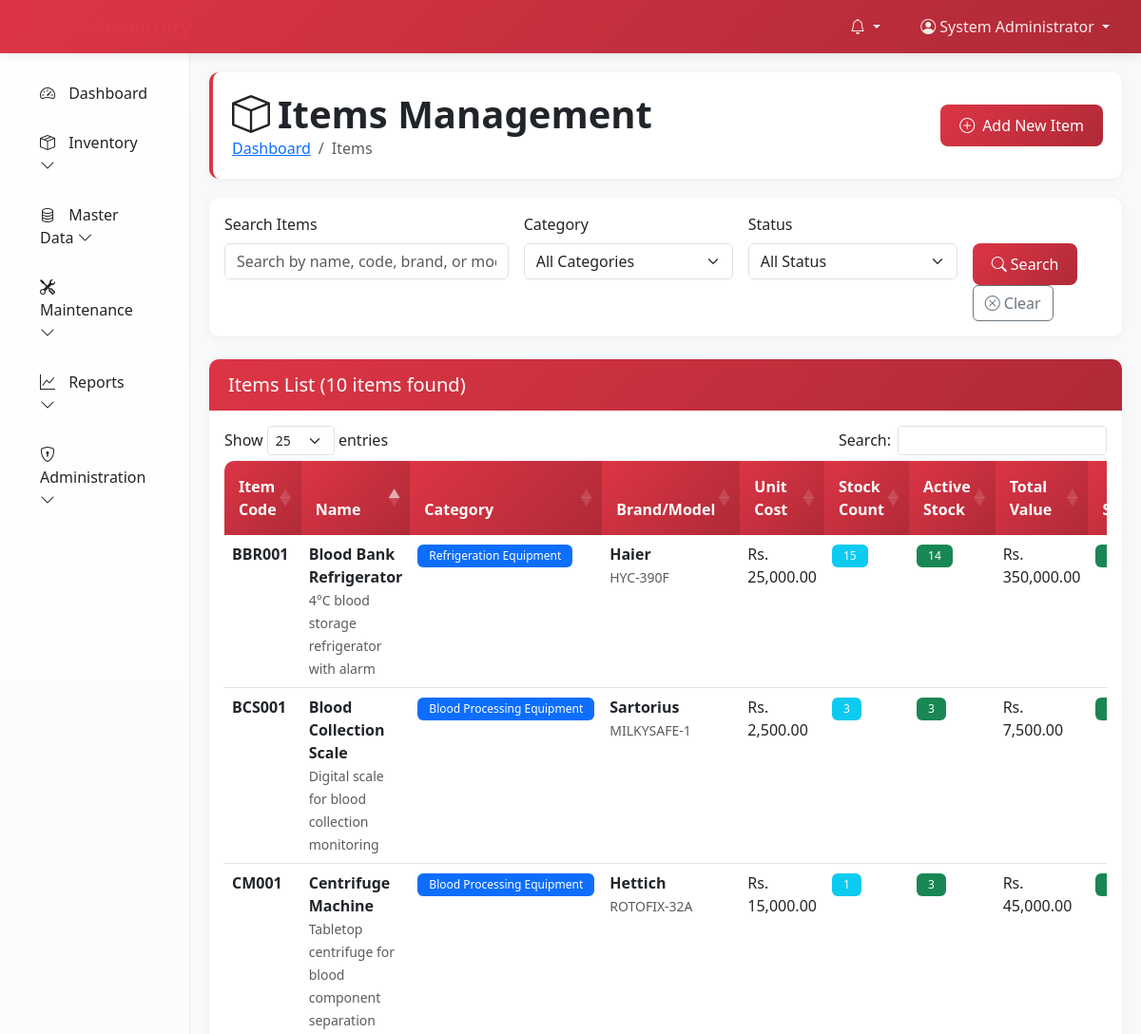
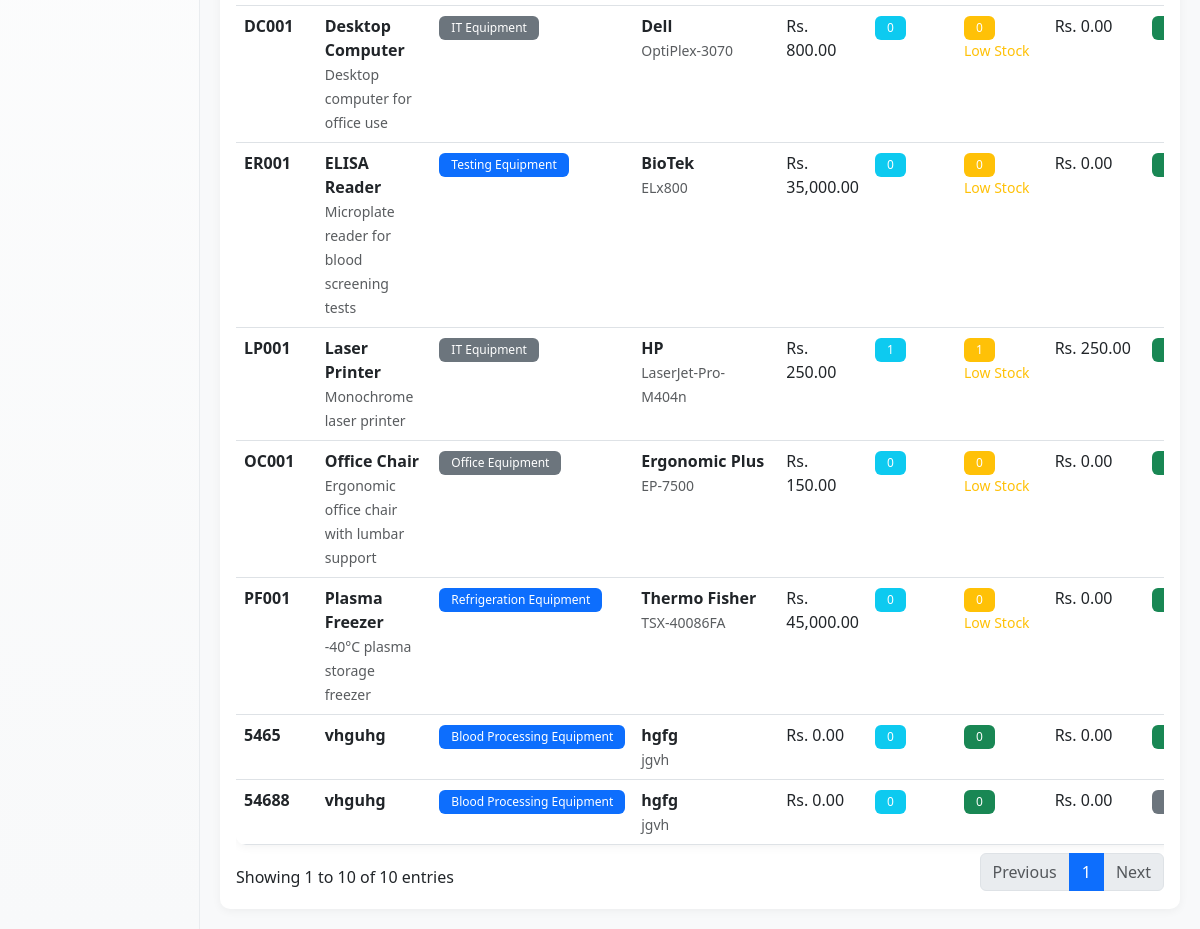
/pages/items/index.php (signed in), run on the app's committed database (2 pictures, top to bottom).
### tables this page shows
CREATE TABLE IF NOT EXISTS `items` (
  `id` int NOT NULL AUTO_INCREMENT,
  `name` varchar(200) NOT NULL,
  `code` varchar(50) NOT NULL,
  `category_id` int NOT NULL,
  `brand` varchar(100) DEFAULT NULL,
  `model` varchar(100) DEFAULT NULL,
  `description` text,
  `unit_of_measure` varchar(20) DEFAULT 'pcs',
  `unit_cost` decimal(10,2) DEFAULT '0.00',
  `reorder_level` int DEFAULT '0',
  `qr_code` varchar(255) DEFAULT NULL,
  `is_active` tinyint(1) NOT NULL DEFAULT '1',
  `created_at` timestamp NULL DEFAULT CURRENT_TIMESTAMP,
  `updated_at` timestamp NULL DEFAULT CURRENT_TIMESTAMP ON UPDATE CURRENT_TIMESTAMP,
  PRIMARY KEY (`id`),
  UNIQUE KEY `code` (`code`),
  KEY `category_id` (`category_id`)
);

CREATE TABLE IF NOT EXISTS `categories` (
  `id` int NOT NULL AUTO_INCREMENT,
  `name` varchar(100) NOT NULL,
  `code` varchar(20) NOT NULL,
  `type` enum('medical','non_medical') NOT NULL DEFAULT 'medical',
  `description` text,
  `is_active` tinyint(1) NOT NULL DEFAULT '1',
  `created_at` timestamp NULL DEFAULT CURRENT_TIMESTAMP,
  `updated_at` timestamp NULL DEFAULT CURRENT_TIMESTAMP ON UPDATE CURRENT_TIMESTAMP,
  PRIMARY KEY (`id`),
  UNIQUE KEY `code` (`code`)
);

### config/config.php (called while the page is built, shortened)
<?php
require_once 'database.php';
function formatCurrency($amount) {
    $amount = is_numeric($amount) ? $amount : 0;
    return 'Rs. ' . number_format($amount, 2);
}
function isLoggedIn() {
    return !empty($_SESSION['user_id']);
}
function hasRole($required_roles) {
    return in_array($_SESSION['user_role'], $required_roles);
}
?>

### config/database.php (called while the page is built, shortened)
<?php
function getDatabaseConnection() {
    static $connection = null;
    if ($connection === null) {
        try {
            $connection = new mysqli(DB_HOST, DB_USERNAME, DB_PASSWORD, DB_NAME);
            $connection->set_charset(DB_CHARSET);
            $connection->query("SET time_zone = '+05:30'");
        } catch (Exception $e) {
            error_log("Database connection error: " . $e->getMessage());
            die("Database connection failed. Please check configuration.");
        }
    }
    return $connection;
}
function executeQuery($query, $params = [], $types = '') {
    $conn = getDatabaseConnection();
    $stmt = $conn->prepare($query);
    $result = $stmt->execute();
    return $stmt;
}
function fetchAll($query, $params = [], $types = '') {
    $stmt = executeQuery($query, $params, $types);
    $result = $stmt->get_result();
    return $result->fetch_all(MYSQLI_ASSOC);
}
?>

### pages/items/index.php (the view, shortened to what this page needs)
<?php
require_once '../../config/config.php';
$search = $_GET['search'] ?? '';
$query = "
    SELECT i.*, c.name as category_name, c.type as category_type,
           COUNT(inv.id) as stock_count,
           SUM(CASE WHEN inv.status = 'active' THEN inv.quantity ELSE 0 END) as active_stock,
           SUM(CASE WHEN inv.status = 'active' THEN inv.quantity * inv.unit_cost ELSE 0 END) as total_value
    FROM items i
    LEFT JOIN categories c ON i.category_id = c.id
    LEFT JOIN inventory inv ON i.id = inv.item_id
    WHERE 1=1
";
$params = [];
$types = '';
$query .= " GROUP BY i.id ORDER BY i.name";
$items = fetchAll($query, $params, $types);
include '../../includes/header.php';
?>
<div class="page-header fade-in">
    <div class="d-flex justify-content-between align-items-center">
        <div>
            <h1><i class="bi bi-box me-2"></i>Items Management</h1>
            <nav aria-label="breadcrumb">
                <ol class="breadcrumb">
                    <li class="breadcrumb-item"><a href="/pages/dashboard.php">Dashboard</a></li>
                    <li class="breadcrumb-item active">Items</li>
                </ol>
            </nav>
        </div>
        <?php if (hasRole(['admin', 'inventory_manager'])): ?>
            <div>
                <a href="add.php" class="btn btn-primary">
                    <i class="bi bi-plus-circle me-2"></i>Add New Item
                </a>
            </div>
        <?php endif; ?>
    </div>
</div>
<div class="card mb-4 fade-in">
    <div class="card-body">
        <form method="GET" class="row g-3">
            <div class="col-md-4">
                <label for="search" class="form-label">Search Items</label>
                <input type="text" class="form-control" id="search" name="search"
                       value="<?php echo htmlspecialchars($search); ?>"
                       placeholder="Search by name, code, brand, or model...">
            </div>
            <div class="col-md-3">
                <label for="category" class="form-label">Category</label>
                <select class="form-select" id="category" name="category">
                    <option value="">All Categories</option>
                </select>
            </div>
            <div class="col-md-3">
                <label for="status" class="form-label">Status</label>
                <select class="form-select" id="status" name="status">
                    <option value="">All Status</option>
                </select>
            </div>
            <div class="col-md-2">
                <label class="form-label">&nbsp;</label>
                <div>
                    <button type="submit" class="btn btn-primary me-2">
                        <i class="bi bi-search"></i> Search
                    </button>
                    <a href="index.php" class="btn btn-outline-secondary">
                        <i class="bi bi-x-circle"></i> Clear
                    </a>
                </div>
            </div>
        </form>
    </div>
</div>
<div class="card fade-in">
    <div class="card-header">
        <h5 class="mb-0">Items List (<?php echo count($items); ?> items found)</h5>
    </div>
    <div class="card-body">
        <div class="table-responsive">
            <table class="table table-hover" id="itemsTable">
                <thead>
                    <tr>
                        <th>Item Code</th>
                        <th>Name</th>
                        <th>Category</th>
                        <th>Brand/Model</th>
                        <th>Unit Cost</th>
                        <th>Stock Count</th>
                        <th>Active Stock</th>
                        <th>Total Value</th>
                        <th>Status</th>
                    </tr>
                </thead>
                <tbody>
                    <?php foreach ($items as $item): ?>
                        <tr>
                            <td>
                                <strong><?php echo htmlspecialchars($item['code']); ?></strong>
                            </td>
                            <td>
                                <div>
                                    <strong><?php echo htmlspecialchars($item['name']); ?></strong>
                                    <?php if ($item['description']): ?>
                                        <br><small class="text-muted"><?php echo htmlspecialchars(substr($item['description'], 0, 100)); ?><?php echo strlen($item['description']) > 100 ? '...' : ''; ?></small>
                                    <?php endif; ?>
                                </div>
                            </td>
                            <td>
                                <span class="badge <?php echo $item['category_type'] === 'medical' ? 'bg-primary' : 'bg-secondary'; ?>">
                                    <?php echo htmlspecialchars($item['category_name']); ?>
                                </span>
                            </td>
                            <td>
                                <?php if ($item['brand']): ?>
                                    <strong><?php echo htmlspecialchars($item['brand']); ?></strong><br>
                                <?php endif; ?>
                                <?php if ($item['model']): ?>
                                    <small class="text-muted"><?php echo htmlspecialchars($item['model']); ?></small>
                                <?php endif; ?>
                            </td>
                            <td><?php echo formatCurrency($item['unit_cost']); ?></td>
                            <td>
                                <span class="badge bg-info"><?php echo number_format($item['stock_count']); ?></span>
                            </td>
                            <td>
                                <?php if ($item['active_stock'] <= $item['reorder_level'] && $item['reorder_level'] > 0): ?>
                                    <span class="badge bg-warning"><?php echo number_format($item['active_stock']); ?></span>
                                    <small class="text-warning d-block">Low Stock</small>
                                <?php else: ?>
                                    <span class="badge bg-success"><?php echo number_format($item['active_stock']); ?></span>
                                <?php endif; ?>
                            </td>
                            <td><?php echo formatCurrency($item['total_value']); ?></td>
                            <td>
                                <span class="badge <?php echo $item['is_active'] ? 'bg-success' : 'bg-secondary'; ?>">
                                </span>
                            </td>
                        </tr>
                    <?php endforeach; ?>
                </tbody>
            </table>
        </div>
    </div>
</div>
<?php
include '../../includes/footer.php';
?>

### includes/header.php (style rules this page uses)
:root { --nbts-primary: #dc3545; --nbts-secondary: #0d6efd; --nbts-success: #198754; --nbts-warning: #ffc107; --nbts-danger: #dc3545; --nbts-info: #0dcaf0; --nbts-light: #f8f9fa; --nbts-dark: #212529; }
.page-header { background: white; padding: 20px; border-radius: 10px; box-shadow: 0 2px 10px rgba(0,0,0,0.05); margin-bottom: 20px; border-left: 4px solid var(--nbts-primary); }
.page-header h1 { margin: 0; color: var(--nbts-dark); font-weight: 600; }
.page-header .breadcrumb { margin: 0; background: none; padding: 0; }
.card { border: none; border-radius: 10px; box-shadow: 0 2px 10px rgba(0,0,0,0.05); transition: transform 0.3s ease, box-shadow 0.3s ease; }
.card-header { background: linear-gradient(135deg, var(--nbts-primary), #b02a37); color: white; border-radius: 10px 10px 0 0 !important; padding: 15px 20px; border: none; font-weight: 600; }
.btn-primary { background: linear-gradient(135deg, var(--nbts-primary), #b02a37); border: none; border-radius: 8px; font-weight: 500; padding: 10px 20px; transition: all 0.3s ease; }
.table { background: white; border-radius: 10px; overflow: hidden; box-shadow: 0 2px 10px rgba(0,0,0,0.05); }
.table thead th { background: linear-gradient(135deg, var(--nbts-primary), #b02a37); color: white; font-weight: 600; border: none; padding: 15px; }
.table tbody tr { transition: background-color 0.3s ease; }
.badge { font-weight: 500; border-radius: 6px; padding: 6px 12px; }
.fade-in { animation: fadeIn 0.5s ease-in-out; }

### data on the page
items: code "BBR001", name "Blood Bank Refrigerator", description "4°C blood storage refrigerator with alarm", category.name "Refrigeration Equipment", brand "Haier", model "HYC-390F", unit_cost "Rs. 25,000.00", stock_count "15", active_stock "14", total_value "Rs. 350,000.00"
items: code "BCS001", name "Blood Collection Scale", description "Digital scale for blood collection monitoring", category.name "Blood Processing Equipment", brand "Sartorius", model "MILKYSAFE-1", unit_cost "Rs. 2,500.00", stock_count "3", active_stock "3", total_value "Rs. 7,500.00"
items: code "CM001", name "Centrifuge Machine", description "Tabletop centrifuge for blood component separation", category.name "Blood Processing Equipment", brand "Hettich", model "ROTOFIX-32A", unit_cost "Rs. 15,000.00", stock_count "1", active_stock "3", total_value "Rs. 45,000.00"
items: code "DC001", name "Desktop Computer", description "Desktop computer for office use", category.name "IT Equipment", brand "Dell", model "OptiPlex-3070", unit_cost "Rs. 800.00", stock_count "0", active_stock "0", total_value "Rs. 0.00"
items: code "ER001", name "ELISA Reader", description "Microplate reader for blood screening tests", category.name "Testing Equipment", brand "BioTek", model "ELx800", unit_cost "Rs. 35,000.00", stock_count "0", active_stock "0", total_value "Rs. 0.00"
items: code "LP001", name "Laser Printer", description "Monochrome laser printer", category.name "IT Equipment", brand "HP", model "LaserJet-Pro-M404n", unit_cost "Rs. 250.00", stock_count "1", active_stock "1", total_value "Rs. 250.00"
items: code "OC001", name "Office Chair", description "Ergonomic office chair with lumbar support", category.name "Office Equipment", brand "Ergonomic Plus", model "EP-7500", unit_cost "Rs. 150.00", stock_count "0", active_stock "0", total_value "Rs. 0.00"
items: code "PF001", name "Plasma Freezer", description "-40°C plasma storage freezer", category.name "Refrigeration Equipment", brand "Thermo Fisher", model "TSX-40086FA", unit_cost "Rs. 45,000.00", stock_count "0", active_stock "0", total_value "Rs. 0.00"
items: code "5465", name "vhguhg", category.name "Blood Processing Equipment", brand "hgfg", model "jgvh", unit_cost "Rs. 0.00", stock_count "0", active_stock "0", total_value "Rs. 0.00"
items: code "54688", name "vhguhg", category.name "Blood Processing Equipment", brand "hgfg", model "jgvh", unit_cost "Rs. 0.00", stock_count "0", active_stock "0", total_value "Rs. 0.00"

### other printed values
$_SESSION['user_name'] "System Administrator"
count($items) "10"
